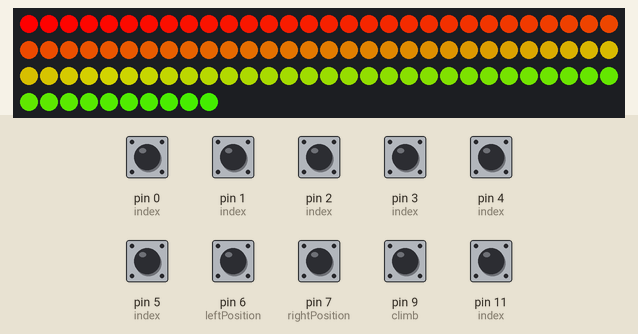
A sketch run on a simulated Arduino Leonardo, built with avr-gcc and run on an emulated ATmega32U4. Parts: 100 RGB LEDs in strip order, left to right, continuing on the next row. Inputs (shaded band) come from the test bench; at power-on: pin 0 (index), pin 1 (index), pin 2 (index), pin 3 (index), pin 4 (index), pin 5 (index), pin 6 (leftPosition), pin 7 (rightPosition), pin 9 (climb), pin 11 (index) HIGH. USB keyboard and mouse output is not drawn.

Above: at 0.1 s.

The sketch:

driverStation_2018.ino
```cpp
#include <Joystick.h>
#include <Adafruit_NeoPixel.h>

//Adafruit Lights

Adafruit_NeoPixel strip = Adafruit_NeoPixel(100, 12);

// Create Joystick
Joystick_ joystick;


int lightGreen = 10;
int lightStripSwitch = 8;
boolean stripOn = true;

// number of inputs
const int nInputs = 11;
// inputs (as many as nInputs)
int noAuto = 0;
int forwardAuto = 1;
int switchAuto = 2;
int scaleAuto = 3;
int switchScaleAuto = 4;
int emptyAuto = 5;
int leftPosition = 6;
int rightPosition = 7;
int climb = 9;
int noClimb = 11; // not an actual pin
int centerPosition = 12; //not an actual pin

// store all of the input indices in an array
// On the joystick: climb = 1, noVision = 2, vision = 3, pos1 = 4, pos2 = 5, pos3 = 6, auto1 = 7, auto2 = 8, auto3 = 9, noAuto = 10, acquirerForward = 11, acquirerBackward = 13, shoot = 14, rpmShooter = 15
int index[nInputs] = {noAuto, forwardAuto, switchAuto, scaleAuto, switchScaleAuto, emptyAuto, leftPosition, centerPosition, rightPosition, climb, noClimb};

// Last state of the button
int lastButtonState[nInputs];

void setup() {
  Serial.begin(9600);

  for (int i = 0; i < nInputs; i ++) {
    lastButtonState[i] = 0;
  }

  for (int i = 0; i < nInputs; i ++) {
    pinMode(index[i], INPUT_PULLUP);
  }

  // Initialize Joystick Library
  joystick.begin();

  //set light switch
  pinMode(lightStripSwitch, INPUT_PULLUP);

  //turn on initial lights
  strip.begin();
  strip.show();
  for(int i = 0; i<100; i++){
    int red = 255 - (i * 2);
    int green = i * 2;
    strip.setPixelColor(i, red, green, 0);
  }
  strip.show();


}


void loop() {

  //Serial.print(digitalRead(lightStripSwitch));
  //check to turn off lights
 /* if((digitalRead(lightStripSwitch) == LOW) && stripOn == true){
    stripOn = false;
    for(int i = 0; i < 60; i++){
      strip.setPixelColor(i, 0, 0, 0);
  }
    strip.show();
    Serial.print("wow");
  }
  //check to turn on lights
  if(digitalRead(lightStripSwitch) == HIGH && stripOn == false){
    stripOn = true;
    for(int i = 0; i < 60; i++){
      strip.setPixelColor(i, 255, 0, 0);
    }
    strip.show();
    Serial.print("something!");
  }

  if(digitalRead(noAuto) == LOW){
    digitalWrite(lightGreen, HIGH);
  } */


  // Read pin values
  for (int i = 0; i < nInputs; i++)
  {
    int currentButtonState = !digitalRead(index[i]);
    if (currentButtonState != lastButtonState[i])
    {
      joystick.setButton(i, currentButtonState);
      lastButtonState[i] = currentButtonState;
    }
  }

  // update the readings from the "not an actual" pins
  if (digitalRead(climb) == HIGH) {
    joystick.setButton(10, HIGH);
  } else {
    joystick.setButton(10, LOW);
  }
  if (digitalRead(leftPosition) == HIGH && digitalRead(rightPosition) == HIGH) {
    joystick.setButton(7, HIGH);
  } else {
    joystick.setButton(7, LOW);
  }
}
```
